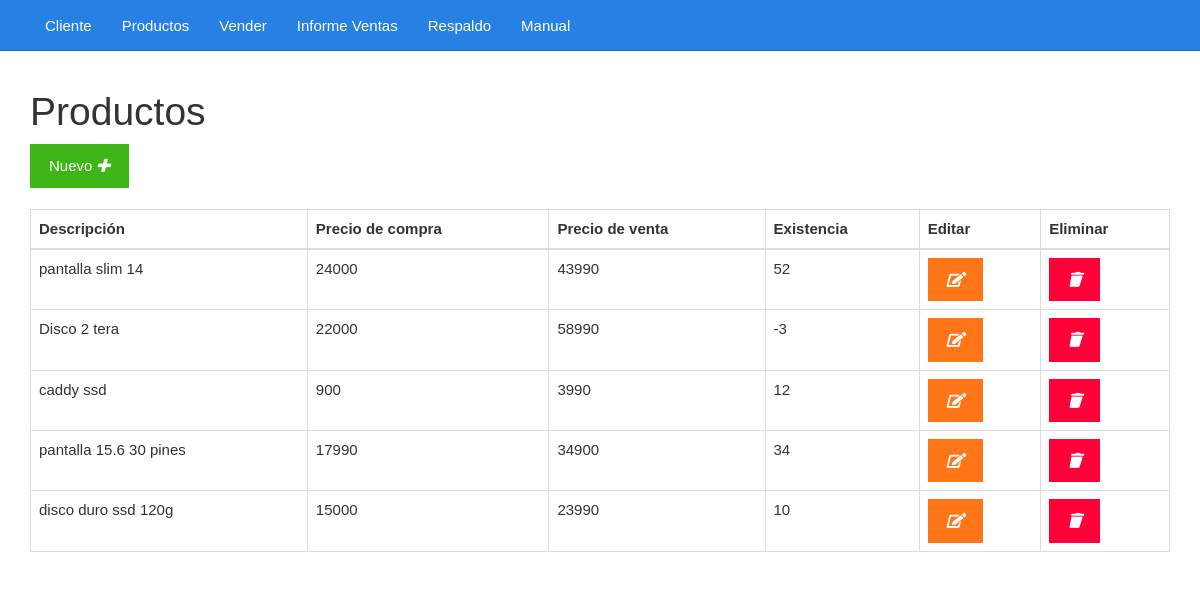
The app's page /listar.php with its own data.
### tables this page shows
CREATE TABLE `productos` (
  `id` bigint(20) UNSIGNED NOT NULL,
  `codigo` varchar(255) NOT NULL,
  `descripcion` varchar(255) NOT NULL,
  `precioVenta` int(6) NOT NULL,
  `precioCompra` int(7) NOT NULL,
  `existencia` int(6) NOT NULL
);

### listar.php (the view)
<?php include_once "encabezado.php" ?>
<?php
include_once "base_de_datos.php";
$sentencia = $base_de_datos->query("SELECT * FROM productos;");
$productos = $sentencia->fetchAll(PDO::FETCH_OBJ);
?>
	<div class="col-xs-12">
		<h1>Productos</h1>
		<div>
			<a class="btn btn-success" href="./formulario.php">Nuevo <i class="fa fa-plus"></i></a>
		</div>
		<br>
		<table class="table table-bordered">
			<thead>
				<tr>
					<th>Descripción</th>
					<th>Precio de compra</th>
					<th>Precio de venta</th>
					<th>Existencia</th>
					<th>Editar</th>
					<th>Eliminar</th>
				</tr>
			</thead>
			<tbody>
				<?php foreach($productos as $producto){ ?>
				<tr>
					<td><?php echo $producto->descripcion ?></td>
					<td><?php echo $producto->precioCompra ?></td>
					<td><?php echo $producto->precioVenta ?></td>
					<td><?php echo $producto->existencia ?></td>
					<td><a class="btn btn-warning" href="<?php echo "editar.php?id=" . $producto->id?>"><i class="fa fa-edit"></i></a></td>
					<td><a class="btn btn-danger" href="<?php echo "eliminar.php?id=" . $producto->id?>"><i class="fa fa-trash"></i></a></td>
				</tr>
				<?php } ?>
			</tbody>
		</table>
	</div>
<?php include_once "pie.php" ?>

### encabezado.php (shortened to what this page needs)
<!DOCTYPE html>
<html lang="es">
<head>
	<link rel="stylesheet" href="./css/fontawesome-all.min.css">
	<link rel="stylesheet" href="./css/2.css">
	<link rel="stylesheet" href="./css/estilo.css">
</head>
<body>
	<nav class="navbar navbar-inverse navbar-fixed-top">
		<div class="container">
			<div id="navbar" class="collapse navbar-collapse">
				<ul class="nav navbar-nav">
                    <li><a href="./FormularioCliente.php">Cliente</a></li>
					<li><a href="./listar.php">Productos</a></li>
					<li><a href="./vender.php">Vender</a></li>
					<li><a href="./ventas.php">Informe Ventas</a></li>
                    <li><a href="./respaldo.php">Respaldo</a></li><li><a href="./manual.php">Manual</a></li>
                </ul>
			</div>
		</div>
	</nav>
	<div class="container">
		<div class="row">

### pie.php
		</div>
	</div>
</body>
</html>

### css/estilo.css (style rules this page uses)
body { padding-top: 70px; }

### records on screen
productos: descripcion "pantalla slim 14", precioCompra "24000", precioVenta "43990", existencia "52"
productos: descripcion "Disco 2 tera", precioCompra "22000", precioVenta "58990", existencia "-3"
productos: descripcion "caddy ssd", precioCompra "900", precioVenta "3990", existencia "12"
productos: descripcion "pantalla 15.6 30 pines", precioCompra "17990", precioVenta "34900", existencia "34"
productos: descripcion "disco duro ssd 120g", precioCompra "15000", precioVenta "23990", existencia "10"
